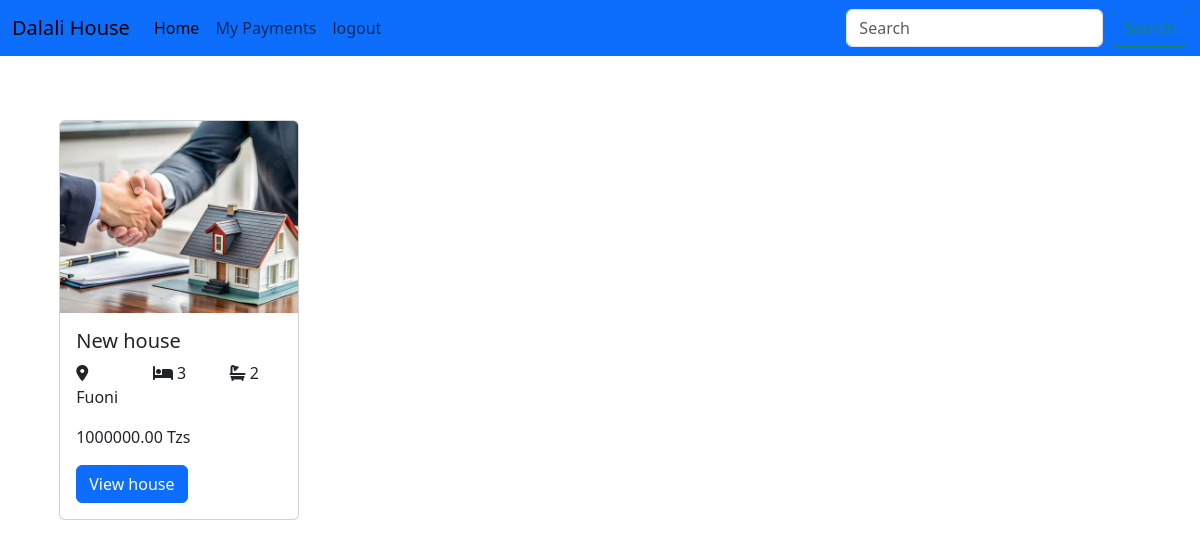
Before: /buyer-dashboard/ (signed in) with the older database file.
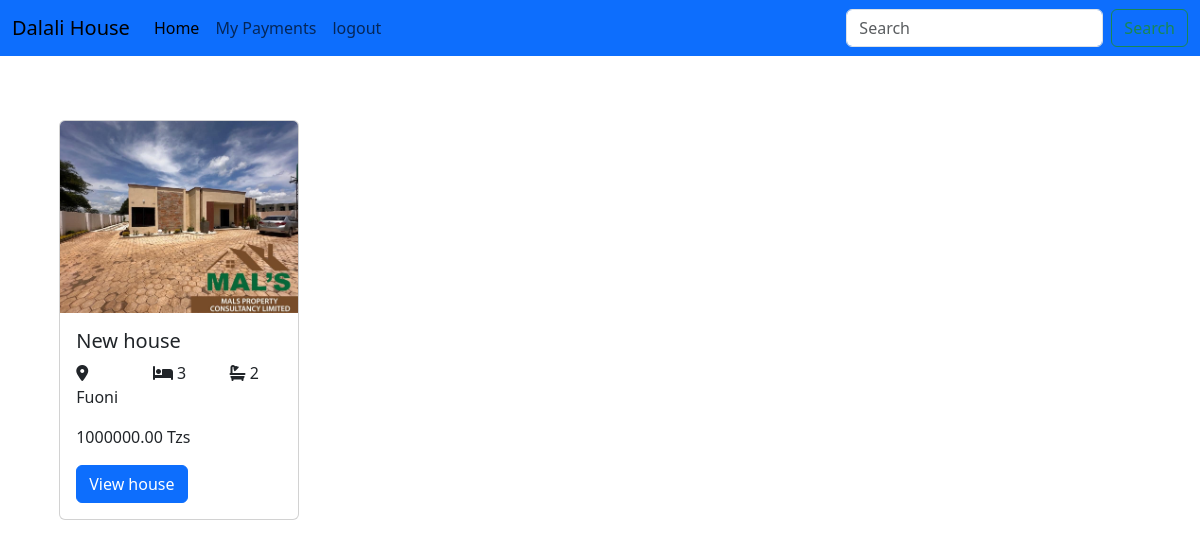
After: the same page with the newer database file.
### Dalalisell/models.py (models this page shows, shortened)
class Property(models.Model):
    CHOICE_STATUS= [
        ('Pending', 'Pending'),
        ('Approved', 'Approved'),
        ('Sold', 'Sold'),
    ]
    title =models.CharField(max_length=50)
    seller = models.ForeignKey(CustomUser, on_delete=models.CASCADE)
    price = models.DecimalField(decimal_places=2, max_digits=10, default=0)
    room = models.IntegerField()
    bathroom =models.IntegerField()
    location =models.CharField(max_length=50)
    image1= models.ImageField(upload_to='upload/property')
    image2= models.ImageField(upload_to='upload/property')
    image3= models.ImageField(upload_to='upload/property')
    image4= models.ImageField(upload_to='upload/property')
    description =models.CharField(max_length=250)
    status =models.CharField(choices=CHOICE_STATUS, max_length=12, default='Pending')
    date = models.DateTimeField(default=datetime.datetime.today)

### Dalalisell/views.py (the view)
# urls.py: path('buyer-dashboard/', views.BuyerDashboardView.as_view(), name='buyer-dashboard'),
class BuyerDashboardView(LoginRequiredMixin, View):
    def get(self, request):
        properties = Property.objects.filter(status = "Approved")
        return render(request, 'dashboard.html', {'properties': properties })

### Dalalisell/templates/dashboard.html (shortened to what this page needs)
{% extends "base.html" %} {% block content%} {% include "navbar.html" %}
{% load static %}
<div class="container mt-5">
  <div class="row row-cols-2 row-cols-lg-5 g-2 g-lg-3">
    {% for property in properties%}
    <div class="col d-flex justify-content-center" style="margin-left:2rem">
      <div class="p-3">
        <div class="card" style="width: 15rem ; height:22rem, margin-left:2rem">
          <img src="{{property.image1.url}}" class="card-img-top" alt="..."  style="height: 12rem; object-fit: cover;"/>
          <div class="card-body">
            <h5 class="card-title">{{property.title}}</h5>
            <div class="row">
              <p class="card-text col"><i class="fa-solid fa-location-dot"></i> {{property.location}}</p>
              <p class="card-text col"><i class="fas fa-bed"></i> {{property.room}}</p>
              <p class="card-text col"><i class="fas fa-bath"></i> {{property.bathroom}}</p>
            </div>
            <p>{{property.price}} Tzs</p>
            <a href="{%url 'property' property.id %}" class="btn btn-primary"
              >View house</a
            >
          </div>
        </div>
      </div>
    </div>
    {% endfor%}
  </div>
</div>
 {% endblock %}

Changed rows visible on the page:
changed Property "New house": image1: a different picture
